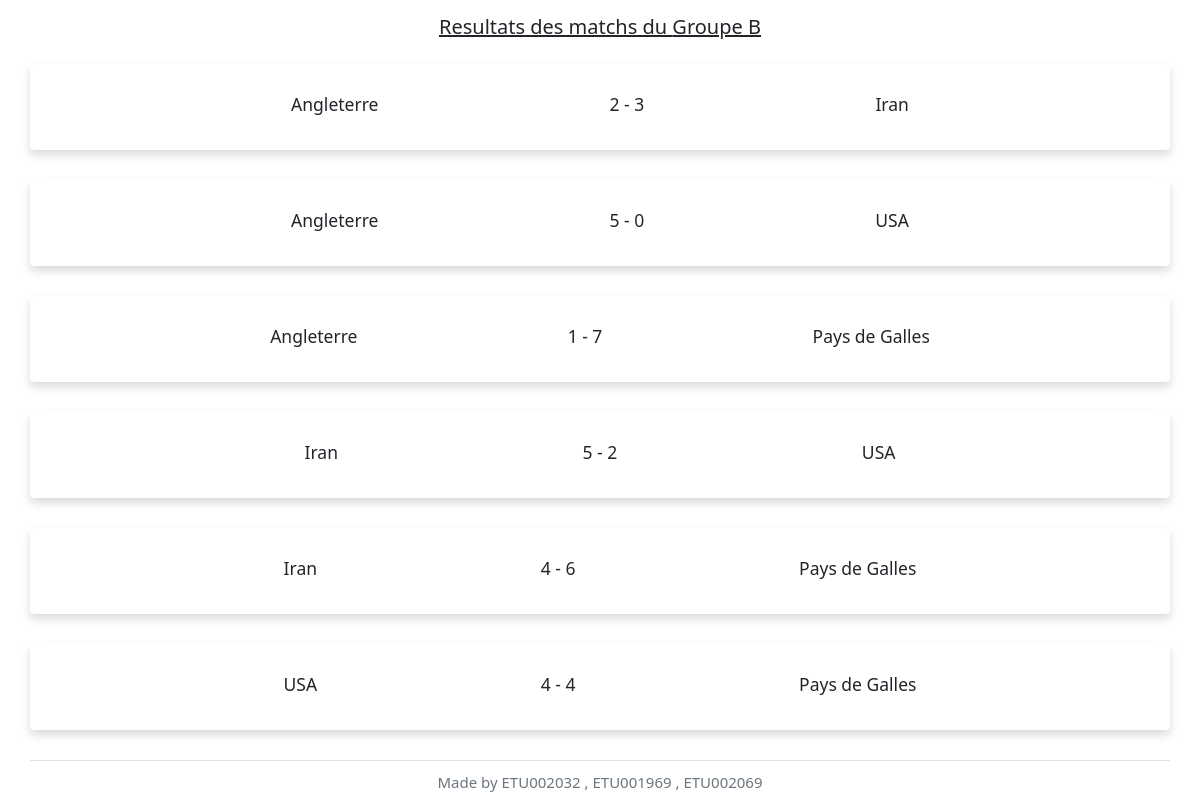
/php/ListMatch.php?idPool=POO2, run on the app's committed database.
### tables this page shows
CREATE TABLE `pool` (
    `idPool` varchar(10) NOT NULL,
    `poolName` varchar(10) DEFAULT NULL,
    `bgc` varchar(50) DEFAULT NULL
  );

### php/inc/connection.php (called while the page is built, shortened)
<?php
    function connect(){
        $host = "127.0.0.1";
        $port = "3306";
        $user = "root";
        $pw = "";
        $base = "mysql:host=%s;port=%s;dbname=mondiale";
        $base = sprintf($base , $host , $port);
        try{
            $connection = new PDO( $base , $user , $pw );
            return $connection;
        }catch( PDOException $erreur ){
            echo $erreur->getMessage();
        }
    }

### php/inc/function.php (called while the page is built, shortened)
<?php
	function getSpecificPool($idPool , $pdo){
		$query = "select poolName from pool where idPool = '%s'";
		$query = sprintf($query,$idPool);
		$query = $pdo->query($query);
		$valiny = $query->fetchAll(PDO::FETCH_ASSOC);
		$valiny = $valiny[0]['poolName'];
		return $valiny;
	}
	function getMatchPerGroup( $idPool , $pdo ){
		$query = "Select * from matchperteam as m
					JOIN pool on
					m.idPool = pool.idPool
					where m.idPool = '%s'
					";
		$query = sprintf( $query, $idPool);
		$query = $pdo->query($query);
		$valiny = $query->fetchAll(PDO::FETCH_ASSOC);
		return $valiny;
	}
?>

### php/ListMatch.php (the view, shortened to what this page needs)
<?php
		include("./inc/function.php");
		include("./inc/connection.php");
		$id = 0;
		if( isset($_GET['idPool']) ){
				$id = $_GET['idPool'];
		}else{
			header('location:../index.php');
		}
		$poolName  = getSpecificPool( $id , connect() );
		$listMatch = getMatchPerGroup( $id , connect() );
?>
<!DOCTYPE html>
<html lang="en">
<head>
	<link rel="stylesheet" href="../assets/dist/css/bootstrap.min.css">
	<link rel="stylesheet" href="../assets/dist5/css/bootstrap.min.css">
</head>
<body>
	<div class="container">
		<div class="match-container row">
				<h2 class="text-center text-decoration-underline mb-3 py-4">
					Resultats des matchs du <?php echo $poolName;  ?>
				</h2>
			<?php
				foreach( $listMatch as $match  ){ ?>
					<div class="match-details shadow p-3 mb-5 bg-body rounded d-flex flex-row justify-content-evenly p-5 mb-3">
						<div class="joueur1">
							<h3 class="joueur-1 ">
								<?php echo $match['equ1'];  ?>
							</h3>
						</div>
						<div class="scores">
							<h3 class="score text-center">
								<?php 	echo $match['score']; ?>
							</h3>
						</div>
						<div class="joueur2">
							<h3 class="joueur-2 text-right">
								<?php echo $match['equ2'];  ?>
							</h3>
						</div>
					</div>
				<?php }
			?>
			<footer class="footer text-center text-secondary p-3 border-top fs-4">
				Made by ETU002032 , ETU001969 , ETU002069
			</footer>
		</div>
	</div>
</body>
</html>

### data on the page
pool: poolName "Groupe B", equ1 "Angleterre", score "2 - 3", equ2 "Iran", score "5 - 0", equ2 "USA", score "1 - 7", equ2 "Pays de Galles", equ1 "Iran", score "5 - 2", score "4 - 6", equ1 "USA", score "4 - 4"
